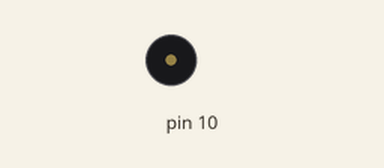
Bench run of a sketch on a simulated Arduino Uno, built with avr-gcc and run on an emulated ATmega328P. Parts: buzzer (waves = sounding).

Above: at 0.5 s.
At 7.4 s:
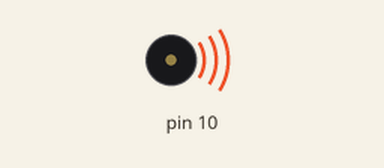
Timing chart, 0 to 8.7 s (numbered marks = the images above):
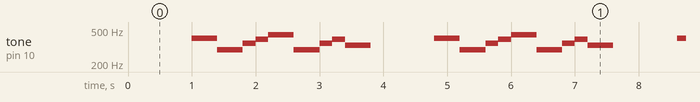

Measured:
- by itself, tone on pin 10: repeats every 3.8 s: 294 Hz 0.40 s, 349 Hz 0.20 s, 392 Hz 0.20 s, 440 Hz 0.40 s, 294 Hz 0.40 s, 349 Hz 0.20 s, 392 Hz 0.20 s, 330 Hz 0.40 s, silent 1.0 s, 400 Hz 0.40 s

The sketch:

sketch_buzzer.ino
```cpp
void setup() {
  pinMode(10, OUTPUT);
}

void loop() {
  delay(1000);
  int tempo = 400;

  tone(10, 400, tempo);
  delay(tempo);

  tone(10, 294, tempo);
  delay(tempo);

  tone(10, 349, tempo / 2);
  delay(tempo / 2);

  tone(10, 392, tempo / 2);
  delay(tempo / 2);

  tone(10 ,440, tempo);
  delay(tempo);

  tone(10, 294, tempo);
  delay(tempo);

  tone(10, 349, tempo / 2);
  delay(tempo / 2);

  tone(10, 392, tempo / 2);
  delay(tempo / 2);

  tone(10, 330, tempo);
  delay(tempo);
}
```
